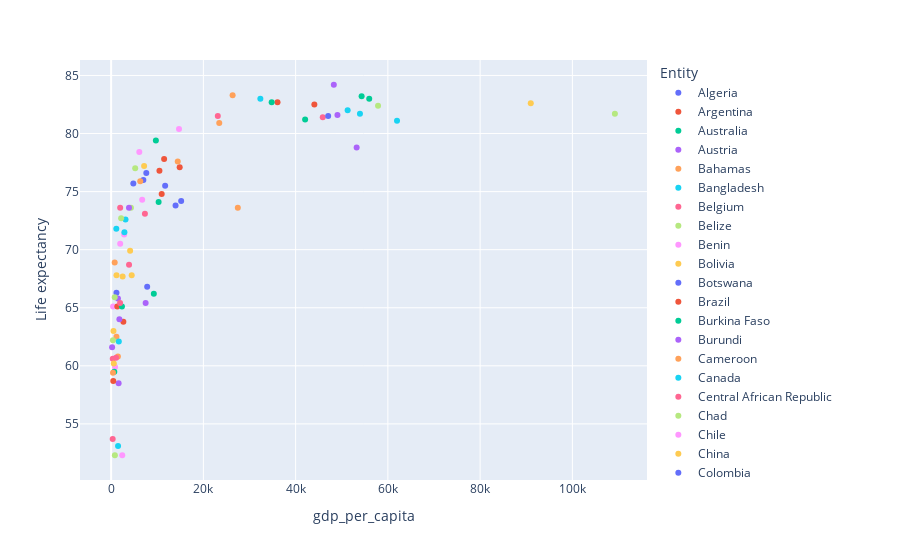

Notebook code cell kept with this figure:
### Code cell
# Simple scatter plot
px.scatter(gdp_pop_le.query("Year == 2017"), x = "gdp_per_capita", y = "Life expectancy", color = "Entity")

### Figure 1 — Plotly figure (JSON) as saved in the notebook; plotly's stock layout.template omitted (floating-point values rounded to 4 significant figures)
{"data": [{"hovertemplate": "Entity=Algeria<br>gdp_per_capita=%{x}<br>Life expectancy=%{y}<extra></extra>", "legendgroup": "Algeria", "marker": {"color": "#636efa", "symbol": "circle"}, "mode": "markers", "name": "Algeria", "orientation": "v", "showlegend": true, "type": "scatter", "x": [4817.0], "xaxis": "x", "y": [75.7], "yaxis": "y"}, {"hovertemplate": "Entity=Argentina<br>gdp_per_capita=%{x}<br>Life expectancy=%{y}<extra></extra>", "legendgroup": "Argentina", "marker": {"color": "#EF553B", "symbol": "circle"}, "mode": "markers", "name": "Argentina", "orientation": "v", "showlegend": true, "type": "scatter", "x": [10480.0], "xaxis": "x", "y": [76.8], "yaxis": "y"}, {"hovertemplate": "Entity=Australia<br>gdp_per_capita=%{x}<br>Life expectancy=%{y}<extra></extra>", "legendgroup": "Australia", "marker": {"color": "#00cc96", "symbol": "circle"}, "mode": "markers", "name": "Australia", "orientation": "v", "showlegend": true, "type": "scatter", "x": [55960.0], "xaxis": "x", "y": [83], "yaxis": "y"}, {"hovertemplate": "Entity=Austria<br>gdp_per_capita=%{x}<br>Life expectancy=%{y}<extra></extra>", "legendgroup": "Austria", "marker": {"color": "#ab63fa", "symbol": "circle"}, "mode": "markers", "name": "Austria", "orientation": "v", "showlegend": true, "type": "scatter", "x": [49070.0], "xaxis": "x", "y": [81.6], "yaxis": "y"}, {"hovertemplate": "Entity=Bahamas<br>gdp_per_capita=%{x}<br>Life expectancy=%{y}<extra></extra>", "legendgroup": "Bahamas", "marker": {"color": "#FFA15A", "symbol": "circle"}, "mode": "markers", "name": "Bahamas", "orientation": "v", "showlegend": true, "type": "scatter", "x": [27470.0], "xaxis": "x", "y": [73.6], "yaxis": "y"}, {"hovertemplate": "Entity=Bangladesh<br>gdp_per_capita=%{x}<br>Life expectancy=%{y}<extra></extra>", "legendgroup": "Bangladesh", "marker": {"color": "#19d3f3", "symbol": "circle"}, "mode": "markers", "name": "Bangladesh", "orientation": "v", "showlegend": true, "type": "scatter", "x": [1127.0], "xaxis": "x", "y": [71.8], "yaxis": "y"}, {"hovertemplate": "Entity=Belgium<br>gdp_per_capita=%{x}<br>Life expectancy=%{y}<extra></extra>", "legendgroup": "Belgium", "marker": {"color": "#FF6692", "symbol": "circle"}, "mode": "markers", "name": "Belgium", "orientation": "v", "showlegend": true, "type": "scatter", "x": [45890.0], "xaxis": "x", "y": [81.4], "yaxis": "y"}, {"hovertemplate": "Entity=Belize<br>gdp_per_capita=%{x}<br>Life expectancy=%{y}<extra></extra>", "legendgroup": "Belize", "marker": {"color": "#B6E880", "symbol": "circle"}, "mode": "markers", "name": "Belize", "orientation": "v", "showlegend": true, "type": "scatter", "x": [4300.0], "xaxis": "x", "y": [73.6], "yaxis": "y"}, {"hovertemplate": "Entity=Benin<br>gdp_per_capita=%{x}<br>Life expectancy=%{y}<extra></extra>", "legendgroup": "Benin", "marker": {"color": "#FF97FF", "symbol": "circle"}, "mode": "markers", "name": "Benin", "orientation": "v", "showlegend": true, "type": "scatter", "x": [860.0], "xaxis": "x", "y": [59.9], "yaxis": "y"}, {"hovertemplate": "Entity=Bolivia<br>gdp_per_capita=%{x}<br>Life expectancy=%{y}<extra></extra>", "legendgroup": "Bolivia", "marker": {"color": "#FECB52", "symbol": "circle"}, "mode": "markers", "name": "Bolivia", "orientation": "v", "showlegend": true, "type": "scatter", "x": [2491.0], "xaxis": "x", "y": [67.7], "yaxis": "y"}, {"hovertemplate": "Entity=Botswana<br>gdp_per_capita=%{x}<br>Life expectancy=%{y}<extra></extra>", "legendgroup": "Botswana", "marker": {"color": "#636efa", "symbol": "circle"}, "mode": "markers", "name": "Botswana", "orientation": "v", "showlegend": true, "type": "scatter", "x": [7819.0], "xaxis": "x", "y": [66.8], "yaxis": "y"}, {"hovertemplate": "Entity=Brazil<br>gdp_per_capita=%{x}<br>Life expectancy=%{y}<extra></extra>", "legendgroup": "Brazil", "marker": {"color": "#EF553B", "symbol": "circle"}, "mode": "markers", "name": "Brazil", "orientation": "v", "showlegend": true, "type": "scatter", "x": [10970.0], "xaxis": "x", "y": [74.8], "yaxis": "y"}, {"hovertemplate": "Entity=Burkina Faso<br>gdp_per_capita=%{x}<br>Life expectancy=%{y}<extra></extra>", "legendgroup": "Burkina Faso", "marker": {"color": "#00cc96", "symbol": "circle"}, "mode": "markers", "name": "Burkina Faso", "orientation": "v", "showlegend": true, "type": "scatter", "x": [688.5], "xaxis": "x", "y": [59.5], "yaxis": "y"}, {"hovertemplate": "Entity=Burundi<br>gdp_per_capita=%{x}<br>Life expectancy=%{y}<extra></extra>", "legendgroup": "Burundi", "marker": {"color": "#ab63fa", "symbol": "circle"}, "mode": "markers", "name": "Burundi", "orientation": "v", "showlegend": true, "type": "scatter", "x": [213.3], "xaxis": "x", "y": [61.6], "yaxis": "y"}, {"hovertemplate": "Entity=Cameroon<br>gdp_per_capita=%{x}<br>Life expectancy=%{y}<extra></extra>", "legendgroup": "Cameroon", "marker": {"color": "#FFA15A", "symbol": "circle"}, "mode": "markers", "name": "Cameroon", "orientation": "v", "showlegend": true, "type": "scatter", "x": [1472.0], "xaxis": "x", "y": [60.8], "yaxis": "y"}, {"hovertemplate": "Entity=Canada<br>gdp_per_capita=%{x}<br>Life expectancy=%{y}<extra></extra>", "legendgroup": "Canada", "marker": {"color": "#19d3f3", "symbol": "circle"}, "mode": "markers", "name": "Canada", "orientation": "v", "showlegend": true, "type": "scatter", "x": [51280.0], "xaxis": "x", "y": [82], "yaxis": "y"}, {"hovertemplate": "Entity=Central African Republic<br>gdp_per_capita=%{x}<br>Life expectancy=%{y}<extra></extra>", "legendgroup": "Central African Republic", "marker": {"color": "#FF6692", "symbol": "circle"}, "mode": "markers", "name": "Central African Republic", "orientation": "v", "showlegend": true, "type": "scatter", "x": [339.6], "xaxis": "x", "y": [53.7], "yaxis": "y"}, {"hovertemplate": "Entity=Chad<br>gdp_per_capita=%{x}<br>Life expectancy=%{y}<extra></extra>", "legendgroup": "Chad", "marker": {"color": "#B6E880", "symbol": "circle"}, "mode": "markers", "name": "Chad", "orientation": "v", "showlegend": true, "type": "scatter", "x": [817.0], "xaxis": "x", "y": [52.3], "yaxis": "y"}, {"hovertemplate": "Entity=Chile<br>gdp_per_capita=%{x}<br>Life expectancy=%{y}<extra></extra>", "legendgroup": "Chile", "marker": {"color": "#FF97FF", "symbol": "circle"}, "mode": "markers", "name": "Chile", "orientation": "v", "showlegend": true, "type": "scatter", "x": [14720.0], "xaxis": "x", "y": [80.4], "yaxis": "y"}, {"hovertemplate": "Entity=China<br>gdp_per_capita=%{x}<br>Life expectancy=%{y}<extra></extra>", "legendgroup": "China", "marker": {"color": "#FECB52", "symbol": "circle"}, "mode": "markers", "name": "China", "orientation": "v", "showlegend": true, "type": "scatter", "x": [7150.0], "xaxis": "x", "y": [77.2], "yaxis": "y"}, {"hovertemplate": "Entity=Colombia<br>gdp_per_capita=%{x}<br>Life expectancy=%{y}<extra></extra>", "legendgroup": "Colombia", "marker": {"color": "#636efa", "symbol": "circle"}, "mode": "markers", "name": "Colombia", "orientation": "v", "showlegend": true, "type": "scatter", "x": [7625.0], "xaxis": "x", "y": [76.6], "yaxis": "y"}, {"hovertemplate": "Entity=Congo<br>gdp_per_capita=%{x}<br>Life expectancy=%{y}<extra></extra>", "legendgroup": "Congo", "marker": {"color": "#EF553B", "symbol": "circle"}, "mode": "markers", "name": "Congo", "orientation": "v", "showlegend": true, "type": "scatter", "x": [2652.0], "xaxis": "x", "y": [63.8], "yaxis": "y"}, {"hovertemplate": "Entity=Costa Rica<br>gdp_per_capita=%{x}<br>Life expectancy=%{y}<extra></extra>", "legendgroup": "Costa Rica", "marker": {"color": "#00cc96", "symbol": "circle"}, "mode": "markers", "name": "Costa Rica", "orientation": "v", "showlegend": true, "type": "scatter", "x": [9704.0], "xaxis": "x", "y": [79.4], "yaxis": "y"}, {"hovertemplate": "Entity=Cote d'Ivoire<br>gdp_per_capita=%{x}<br>Life expectancy=%{y}<extra></extra>", "legendgroup": "Cote d'Ivoire", "marker": {"color": "#ab63fa", "symbol": "circle"}, "mode": "markers", "name": "Cote d'Ivoire", "orientation": "v", "showlegend": true, "type": "scatter", "x": [1623.0], "xaxis": "x", "y": [58.5], "yaxis": "y"}, {"hovertemplate": "Entity=Democratic Republic of Congo<br>gdp_per_capita=%{x}<br>Life expectancy=%{y}<extra></extra>", "legendgroup": "Democratic Republic of Congo", "marker": {"color": "#FFA15A", "symbol": "circle"}, "mode": "markers", "name": "Democratic Republic of Congo", "orientation": "v", "showlegend": true, "type": "scatter", "x": [408.8], "xaxis": "x", "y": [59.4], "yaxis": "y"}, {"hovertemplate": "Entity=Denmark<br>gdp_per_capita=%{x}<br>Life expectancy=%{y}<extra></extra>", "legendgroup": "Denmark", "marker": {"color": "#19d3f3", "symbol": "circle"}, "mode": "markers", "name": "Denmark", "orientation": "v", "showlegend": true, "type": "scatter", "x": [61990.0], "xaxis": "x", "y": [81.1], "yaxis": "y"}, {"hovertemplate": "Entity=Dominican Republic<br>gdp_per_capita=%{x}<br>Life expectancy=%{y}<extra></extra>", "legendgroup": "Dominican Republic", "marker": {"color": "#FF6692", "symbol": "circle"}, "mode": "markers", "name": "Dominican Republic", "orientation": "v", "showlegend": true, "type": "scatter", "x": [7326.0], "xaxis": "x", "y": [73.1], "yaxis": "y"}, {"hovertemplate": "Entity=Ecuador<br>gdp_per_capita=%{x}<br>Life expectancy=%{y}<extra></extra>", "legendgroup": "Ecuador", "marker": {"color": "#B6E880", "symbol": "circle"}, "mode": "markers", "name": "Ecuador", "orientation": "v", "showlegend": true, "type": "scatter", "x": [5219.0], "xaxis": "x", "y": [77], "yaxis": "y"}, {"hovertemplate": "Entity=Egypt<br>gdp_per_capita=%{x}<br>Life expectancy=%{y}<extra></extra>", "legendgroup": "Egypt", "marker": {"color": "#FF97FF", "symbol": "circle"}, "mode": "markers", "name": "Egypt", "orientation": "v", "showlegend": true, "type": "scatter", "x": [2817.0], "xaxis": "x", "y": [71.3], "yaxis": "y"}, {"hovertemplate": "Entity=Fiji<br>gdp_per_capita=%{x}<br>Life expectancy=%{y}<extra></extra>", "legendgroup": "Fiji", "marker": {"color": "#FECB52", "symbol": "circle"}, "mode": "markers", "name": "Fiji", "orientation": "v", "showlegend": true, "type": "scatter", "x": [4463.0], "xaxis": "x", "y": [67.8], "yaxis": "y"}, {"hovertemplate": "Entity=Finland<br>gdp_per_capita=%{x}<br>Life expectancy=%{y}<extra></extra>", "legendgroup": "Finland", "marker": {"color": "#636efa", "symbol": "circle"}, "mode": "markers", "name": "Finland", "orientation": "v", "showlegend": true, "type": "scatter", "x": [47060.0], "xaxis": "x", "y": [81.5], "yaxis": "y"}, {"hovertemplate": "Entity=France<br>gdp_per_capita=%{x}<br>Life expectancy=%{y}<extra></extra>", "legendgroup": "France", "marker": {"color": "#EF553B", "symbol": "circle"}, "mode": "markers", "name": "France", "orientation": "v", "showlegend": true, "type": "scatter", "x": [44060.0], "xaxis": "x", "y": [82.5], "yaxis": "y"}, {"hovertemplate": "Entity=Gabon<br>gdp_per_capita=%{x}<br>Life expectancy=%{y}<extra></extra>", "legendgroup": "Gabon", "marker": {"color": "#00cc96", "symbol": "circle"}, "mode": "markers", "name": "Gabon", "orientation": "v", "showlegend": true, "type": "scatter", "x": [9260.0], "xaxis": "x", "y": [66.2], "yaxis": "y"}, {"hovertemplate": "Entity=Ghana<br>gdp_per_capita=%{x}<br>Life expectancy=%{y}<extra></extra>", "legendgroup": "Ghana", "marker": {"color": "#ab63fa", "symbol": "circle"}, "mode": "markers", "name": "Ghana", "orientation": "v", "showlegend": true, "type": "scatter", "x": [1796.0], "xaxis": "x", "y": [64], "yaxis": "y"}, {"hovertemplate": "Entity=Greece<br>gdp_per_capita=%{x}<br>Life expectancy=%{y}<extra></extra>", "legendgroup": "Greece", "marker": {"color": "#FFA15A", "symbol": "circle"}, "mode": "markers", "name": "Greece", "orientation": "v", "showlegend": true, "type": "scatter", "x": [23440.0], "xaxis": "x", "y": [80.9], "yaxis": "y"}, {"hovertemplate": "Entity=Guatemala<br>gdp_per_capita=%{x}<br>Life expectancy=%{y}<extra></extra>", "legendgroup": "Guatemala", "marker": {"color": "#19d3f3", "symbol": "circle"}, "mode": "markers", "name": "Guatemala", "orientation": "v", "showlegend": true, "type": "scatter", "x": [3124.0], "xaxis": "x", "y": [72.6], "yaxis": "y"}, {"hovertemplate": "Entity=Guyana<br>gdp_per_capita=%{x}<br>Life expectancy=%{y}<extra></extra>", "legendgroup": "Guyana", "marker": {"color": "#FF6692", "symbol": "circle"}, "mode": "markers", "name": "Guyana", "orientation": "v", "showlegend": true, "type": "scatter", "x": [3886.0], "xaxis": "x", "y": [68.7], "yaxis": "y"}, {"hovertemplate": "Entity=Honduras<br>gdp_per_capita=%{x}<br>Life expectancy=%{y}<extra></extra>", "legendgroup": "Honduras", "marker": {"color": "#B6E880", "symbol": "circle"}, "mode": "markers", "name": "Honduras", "orientation": "v", "showlegend": true, "type": "scatter", "x": [2172.0], "xaxis": "x", "y": [72.7], "yaxis": "y"}, {"hovertemplate": "Entity=India<br>gdp_per_capita=%{x}<br>Life expectancy=%{y}<extra></extra>", "legendgroup": "India", "marker": {"color": "#FF97FF", "symbol": "circle"}, "mode": "markers", "name": "India", "orientation": "v", "showlegend": true, "type": "scatter", "x": [1964.0], "xaxis": "x", "y": [70.5], "yaxis": "y"}, {"hovertemplate": "Entity=Indonesia<br>gdp_per_capita=%{x}<br>Life expectancy=%{y}<extra></extra>", "legendgroup": "Indonesia", "marker": {"color": "#FECB52", "symbol": "circle"}, "mode": "markers", "name": "Indonesia", "orientation": "v", "showlegend": true, "type": "scatter", "x": [4120.0], "xaxis": "x", "y": [69.9], "yaxis": "y"}, {"hovertemplate": "Entity=Iran<br>gdp_per_capita=%{x}<br>Life expectancy=%{y}<extra></extra>", "legendgroup": "Iran", "marker": {"color": "#636efa", "symbol": "circle"}, "mode": "markers", "name": "Iran", "orientation": "v", "showlegend": true, "type": "scatter", "x": [6989.0], "xaxis": "x", "y": [76], "yaxis": "y"}, {"hovertemplate": "Entity=Israel<br>gdp_per_capita=%{x}<br>Life expectancy=%{y}<extra></extra>", "legendgroup": "Israel", "marker": {"color": "#EF553B", "symbol": "circle"}, "mode": "markers", "name": "Israel", "orientation": "v", "showlegend": true, "type": "scatter", "x": [36070.0], "xaxis": "x", "y": [82.7], "yaxis": "y"}, {"hovertemplate": "Entity=Italy<br>gdp_per_capita=%{x}<br>Life expectancy=%{y}<extra></extra>", "legendgroup": "Italy", "marker": {"color": "#00cc96", "symbol": "circle"}, "mode": "markers", "name": "Italy", "orientation": "v", "showlegend": true, "type": "scatter", "x": [34810.0], "xaxis": "x", "y": [82.7], "yaxis": "y"}, {"hovertemplate": "Entity=Japan<br>gdp_per_capita=%{x}<br>Life expectancy=%{y}<extra></extra>", "legendgroup": "Japan", "marker": {"color": "#ab63fa", "symbol": "circle"}, "mode": "markers", "name": "Japan", "orientation": "v", "showlegend": true, "type": "scatter", "x": [48280.0], "xaxis": "x", "y": [84.2], "yaxis": "y"}, {"hovertemplate": "Entity=Kenya<br>gdp_per_capita=%{x}<br>Life expectancy=%{y}<extra></extra>", "legendgroup": "Kenya", "marker": {"color": "#FFA15A", "symbol": "circle"}, "mode": "markers", "name": "Kenya", "orientation": "v", "showlegend": true, "type": "scatter", "x": [1157.0], "xaxis": "x", "y": [62.5], "yaxis": "y"}, {"hovertemplate": "Entity=Lesotho<br>gdp_per_capita=%{x}<br>Life expectancy=%{y}<extra></extra>", "legendgroup": "Lesotho", "marker": {"color": "#19d3f3", "symbol": "circle"}, "mode": "markers", "name": "Lesotho", "orientation": "v", "showlegend": true, "type": "scatter", "x": [1504.0], "xaxis": "x", "y": [53.1], "yaxis": "y"}, {"hovertemplate": "Entity=Liberia<br>gdp_per_capita=%{x}<br>Life expectancy=%{y}<extra></extra>", "legendgroup": "Liberia", "marker": {"color": "#FF6692", "symbol": "circle"}, "mode": "markers", "name": "Liberia", "orientation": "v", "showlegend": true, "type": "scatter", "x": [354.5], "xaxis": "x", "y": [60.6], "yaxis": "y"}, {"hovertemplate": "Entity=Luxembourg<br>gdp_per_capita=%{x}<br>Life expectancy=%{y}<extra></extra>", "legendgroup": "Luxembourg", "marker": {"color": "#B6E880", "symbol": "circle"}, "mode": "markers", "name": "Luxembourg", "orientation": "v", "showlegend": true, "type": "scatter", "x": [109200.0], "xaxis": "x", "y": [81.7], "yaxis": "y"}, {"hovertemplate": "Entity=Madagascar<br>gdp_per_capita=%{x}<br>Life expectancy=%{y}<extra></extra>", "legendgroup": "Madagascar", "marker": {"color": "#FF97FF", "symbol": "circle"}, "mode": "markers", "name": "Madagascar", "orientation": "v", "showlegend": true, "type": "scatter", "x": [421.9], "xaxis": "x", "y": [65.1], "yaxis": "y"}, {"hovertemplate": "Entity=Malawi<br>gdp_per_capita=%{x}<br>Life expectancy=%{y}<extra></extra>", "legendgroup": "Malawi", "marker": {"color": "#FECB52", "symbol": "circle"}, "mode": "markers", "name": "Malawi", "orientation": "v", "showlegend": true, "type": "scatter", "x": [512.7], "xaxis": "x", "y": [63], "yaxis": "y"}, {"hovertemplate": "Entity=Malaysia<br>gdp_per_capita=%{x}<br>Life expectancy=%{y}<extra></extra>", "legendgroup": "Malaysia", "marker": {"color": "#636efa", "symbol": "circle"}, "mode": "markers", "name": "Malaysia", "orientation": "v", "showlegend": true, "type": "scatter", "x": [11710.0], "xaxis": "x", "y": [75.5], "yaxis": "y"}, {"hovertemplate": "Entity=Mauritania<br>gdp_per_capita=%{x}<br>Life expectancy=%{y}<extra></extra>", "legendgroup": "Mauritania", "marker": {"color": "#EF553B", "symbol": "circle"}, "mode": "markers", "name": "Mauritania", "orientation": "v", "showlegend": true, "type": "scatter", "x": [1347.0], "xaxis": "x", "y": [65.1], "yaxis": "y"}, {"hovertemplate": "Entity=Mexico<br>gdp_per_capita=%{x}<br>Life expectancy=%{y}<extra></extra>", "legendgroup": "Mexico", "marker": {"color": "#00cc96", "symbol": "circle"}, "mode": "markers", "name": "Mexico", "orientation": "v", "showlegend": true, "type": "scatter", "x": [10300.0], "xaxis": "x", "y": [74.1], "yaxis": "y"}, {"hovertemplate": "Entity=Myanmar<br>gdp_per_capita=%{x}<br>Life expectancy=%{y}<extra></extra>", "legendgroup": "Myanmar", "marker": {"color": "#ab63fa", "symbol": "circle"}, "mode": "markers", "name": "Myanmar", "orientation": "v", "showlegend": true, "type": "scatter", "x": [1484.0], "xaxis": "x", "y": [65.8], "yaxis": "y"}, {"hovertemplate": "Entity=Nepal<br>gdp_per_capita=%{x}<br>Life expectancy=%{y}<extra></extra>", "legendgroup": "Nepal", "marker": {"color": "#FFA15A", "symbol": "circle"}, "mode": "markers", "name": "Nepal", "orientation": "v", "showlegend": true, "type": "scatter", "x": [772.5], "xaxis": "x", "y": [68.9], "yaxis": "y"}, {"hovertemplate": "Entity=Netherlands<br>gdp_per_capita=%{x}<br>Life expectancy=%{y}<extra></extra>", "legendgroup": "Netherlands", "marker": {"color": "#19d3f3", "symbol": "circle"}, "mode": "markers", "name": "Netherlands", "orientation": "v", "showlegend": true, "type": "scatter", "x": [53950.0], "xaxis": "x", "y": [81.7], "yaxis": "y"}, {"hovertemplate": "Entity=Nicaragua<br>gdp_per_capita=%{x}<br>Life expectancy=%{y}<extra></extra>", "legendgroup": "Nicaragua", "marker": {"color": "#FF6692", "symbol": "circle"}, "mode": "markers", "name": "Nicaragua", "orientation": "v", "showlegend": true, "type": "scatter", "x": [1963.0], "xaxis": "x", "y": [73.6], "yaxis": "y"}, {"hovertemplate": "Entity=Niger<br>gdp_per_capita=%{x}<br>Life expectancy=%{y}<extra></extra>", "legendgroup": "Niger", "marker": {"color": "#B6E880", "symbol": "circle"}, "mode": "markers", "name": "Niger", "orientation": "v", "showlegend": true, "type": "scatter", "x": [393.7], "xaxis": "x", "y": [62.2], "yaxis": "y"}, {"hovertemplate": "Entity=Nigeria<br>gdp_per_capita=%{x}<br>Life expectancy=%{y}<extra></extra>", "legendgroup": "Nigeria", "marker": {"color": "#FF97FF", "symbol": "circle"}, "mode": "markers", "name": "Nigeria", "orientation": "v", "showlegend": true, "type": "scatter", "x": [2413.0], "xaxis": "x", "y": [52.3], "yaxis": "y"}, {"hovertemplate": "Entity=Norway<br>gdp_per_capita=%{x}<br>Life expectancy=%{y}<extra></extra>", "legendgroup": "Norway", "marker": {"color": "#FECB52", "symbol": "circle"}, "mode": "markers", "name": "Norway", "orientation": "v", "showlegend": true, "type": "scatter", "x": [90980.0], "xaxis": "x", "y": [82.6], "yaxis": "y"}, {"hovertemplate": "Entity=Pakistan<br>gdp_per_capita=%{x}<br>Life expectancy=%{y}<extra></extra>", "legendgroup": "Pakistan", "marker": {"color": "#636efa", "symbol": "circle"}, "mode": "markers", "name": "Pakistan", "orientation": "v", "showlegend": true, "type": "scatter", "x": [1158.0], "xaxis": "x", "y": [66.3], "yaxis": "y"}, {"hovertemplate": "Entity=Panama<br>gdp_per_capita=%{x}<br>Life expectancy=%{y}<extra></extra>", "legendgroup": "Panama", "marker": {"color": "#EF553B", "symbol": "circle"}, "mode": "markers", "name": "Panama", "orientation": "v", "showlegend": true, "type": "scatter", "x": [11490.0], "xaxis": "x", "y": [77.8], "yaxis": "y"}, {"hovertemplate": "Entity=Papua New Guinea<br>gdp_per_capita=%{x}<br>Life expectancy=%{y}<extra></extra>", "legendgroup": "Papua New Guinea", "marker": {"color": "#00cc96", "symbol": "circle"}, "mode": "markers", "name": "Papua New Guinea", "orientation": "v", "showlegend": true, "type": "scatter", "x": [2348.0], "xaxis": "x", "y": [65.1], "yaxis": "y"}, {"hovertemplate": "Entity=Paraguay<br>gdp_per_capita=%{x}<br>Life expectancy=%{y}<extra></extra>", "legendgroup": "Paraguay", "marker": {"color": "#ab63fa", "symbol": "circle"}, "mode": "markers", "name": "Paraguay", "orientation": "v", "showlegend": true, "type": "scatter", "x": [3874.0], "xaxis": "x", "y": [73.6], "yaxis": "y"}, {"hovertemplate": "Entity=Peru<br>gdp_per_capita=%{x}<br>Life expectancy=%{y}<extra></extra>", "legendgroup": "Peru", "marker": {"color": "#FFA15A", "symbol": "circle"}, "mode": "markers", "name": "Peru", "orientation": "v", "showlegend": true, "type": "scatter", "x": [6314.0], "xaxis": "x", "y": [75.9], "yaxis": "y"}, {"hovertemplate": "Entity=Philippines<br>gdp_per_capita=%{x}<br>Life expectancy=%{y}<extra></extra>", "legendgroup": "Philippines", "marker": {"color": "#19d3f3", "symbol": "circle"}, "mode": "markers", "name": "Philippines", "orientation": "v", "showlegend": true, "type": "scatter", "x": [2884.0], "xaxis": "x", "y": [71.5], "yaxis": "y"}, {"hovertemplate": "Entity=Portugal<br>gdp_per_capita=%{x}<br>Life expectancy=%{y}<extra></extra>", "legendgroup": "Portugal", "marker": {"color": "#FF6692", "symbol": "circle"}, "mode": "markers", "name": "Portugal", "orientation": "v", "showlegend": true, "type": "scatter", "x": [23130.0], "xaxis": "x", "y": [81.5], "yaxis": "y"}, {"hovertemplate": "Entity=Rwanda<br>gdp_per_capita=%{x}<br>Life expectancy=%{y}<extra></extra>", "legendgroup": "Rwanda", "marker": {"color": "#B6E880", "symbol": "circle"}, "mode": "markers", "name": "Rwanda", "orientation": "v", "showlegend": true, "type": "scatter", "x": [779.7], "xaxis": "x", "y": [65.9], "yaxis": "y"}, {"hovertemplate": "Entity=Saint Vincent and the Grenadines<br>gdp_per_capita=%{x}<br>Life expectancy=%{y}<extra></extra>", "legendgroup": "Saint Vincent and the Grenadines", "marker": {"color": "#FF97FF", "symbol": "circle"}, "mode": "markers", "name": "Saint Vincent and the Grenadines", "orientation": "v", "showlegend": true, "type": "scatter", "x": [6736.0], "xaxis": "x", "y": [74.3], "yaxis": "y"}, {"hovertemplate": "Entity=Senegal<br>gdp_per_capita=%{x}<br>Life expectancy=%{y}<extra></extra>", "legendgroup": "Senegal", "marker": {"color": "#FECB52", "symbol": "circle"}, "mode": "markers", "name": "Senegal", "orientation": "v", "showlegend": true, "type": "scatter", "x": [1166.0], "xaxis": "x", "y": [67.8], "yaxis": "y"}, {"hovertemplate": "Entity=Seychelles<br>gdp_per_capita=%{x}<br>Life expectancy=%{y}<extra></extra>", "legendgroup": "Seychelles", "marker": {"color": "#636efa", "symbol": "circle"}, "mode": "markers", "name": "Seychelles", "orientation": "v", "showlegend": true, "type": "scatter", "x": [13970.0], "xaxis": "x", "y": [73.8], "yaxis": "y"}, {"hovertemplate": "Entity=Sierra Leone<br>gdp_per_capita=%{x}<br>Life expectancy=%{y}<extra></extra>", "legendgroup": "Sierra Leone", "marker": {"color": "#EF553B", "symbol": "circle"}, "mode": "markers", "name": "Sierra Leone", "orientation": "v", "showlegend": true, "type": "scatter", "x": [466.7], "xaxis": "x", "y": [58.7], "yaxis": "y"}, {"hovertemplate": "Entity=Singapore<br>gdp_per_capita=%{x}<br>Life expectancy=%{y}<extra></extra>", "legendgroup": "Singapore", "marker": {"color": "#00cc96", "symbol": "circle"}, "mode": "markers", "name": "Singapore", "orientation": "v", "showlegend": true, "type": "scatter", "x": [54310.0], "xaxis": "x", "y": [83.2], "yaxis": "y"}, {"hovertemplate": "Entity=South Africa<br>gdp_per_capita=%{x}<br>Life expectancy=%{y}<extra></extra>", "legendgroup": "South Africa", "marker": {"color": "#ab63fa", "symbol": "circle"}, "mode": "markers", "name": "South Africa", "orientation": "v", "showlegend": true, "type": "scatter", "x": [7486.0], "xaxis": "x", "y": [65.4], "yaxis": "y"}, {"hovertemplate": "Entity=South Korea<br>gdp_per_capita=%{x}<br>Life expectancy=%{y}<extra></extra>", "legendgroup": "South Korea", "marker": {"color": "#FFA15A", "symbol": "circle"}, "mode": "markers", "name": "South Korea", "orientation": "v", "showlegend": true, "type": "scatter", "x": [26340.0], "xaxis": "x", "y": [83.3], "yaxis": "y"}, {"hovertemplate": "Entity=Spain<br>gdp_per_capita=%{x}<br>Life expectancy=%{y}<extra></extra>", "legendgroup": "Spain", "marker": {"color": "#19d3f3", "symbol": "circle"}, "mode": "markers", "name": "Spain", "orientation": "v", "showlegend": true, "type": "scatter", "x": [32350.0], "xaxis": "x", "y": [83], "yaxis": "y"}, {"hovertemplate": "Entity=Sudan<br>gdp_per_capita=%{x}<br>Life expectancy=%{y}<extra></extra>", "legendgroup": "Sudan", "marker": {"color": "#FF6692", "symbol": "circle"}, "mode": "markers", "name": "Sudan", "orientation": "v", "showlegend": true, "type": "scatter", "x": [1946.0], "xaxis": "x", "y": [65.4], "yaxis": "y"}, {"hovertemplate": "Entity=Sweden<br>gdp_per_capita=%{x}<br>Life expectancy=%{y}<extra></extra>", "legendgroup": "Sweden", "marker": {"color": "#B6E880", "symbol": "circle"}, "mode": "markers", "name": "Sweden", "orientation": "v", "showlegend": true, "type": "scatter", "x": [57870.0], "xaxis": "x", "y": [82.4], "yaxis": "y"}, {"hovertemplate": "Entity=Thailand<br>gdp_per_capita=%{x}<br>Life expectancy=%{y}<extra></extra>", "legendgroup": "Thailand", "marker": {"color": "#FF97FF", "symbol": "circle"}, "mode": "markers", "name": "Thailand", "orientation": "v", "showlegend": true, "type": "scatter", "x": [6110.0], "xaxis": "x", "y": [78.4], "yaxis": "y"}, {"hovertemplate": "Entity=Togo<br>gdp_per_capita=%{x}<br>Life expectancy=%{y}<extra></extra>", "legendgroup": "Togo", "marker": {"color": "#FECB52", "symbol": "circle"}, "mode": "markers", "name": "Togo", "orientation": "v", "showlegend": true, "type": "scatter", "x": [584.9], "xaxis": "x", "y": [60.2], "yaxis": "y"}, {"hovertemplate": "Entity=Trinidad and Tobago<br>gdp_per_capita=%{x}<br>Life expectancy=%{y}<extra></extra>", "legendgroup": "Trinidad and Tobago", "marker": {"color": "#636efa", "symbol": "circle"}, "mode": "markers", "name": "Trinidad and Tobago", "orientation": "v", "showlegend": true, "type": "scatter", "x": [15190.0], "xaxis": "x", "y": [74.2], "yaxis": "y"}, {"hovertemplate": "Entity=Turkey<br>gdp_per_capita=%{x}<br>Life expectancy=%{y}<extra></extra>", "legendgroup": "Turkey", "marker": {"color": "#EF553B", "symbol": "circle"}, "mode": "markers", "name": "Turkey", "orientation": "v", "showlegend": true, "type": "scatter", "x": [14860.0], "xaxis": "x", "y": [77.1], "yaxis": "y"}, {"hovertemplate": "Entity=United Kingdom<br>gdp_per_capita=%{x}<br>Life expectancy=%{y}<extra></extra>", "legendgroup": "United Kingdom", "marker": {"color": "#00cc96", "symbol": "circle"}, "mode": "markers", "name": "United Kingdom", "orientation": "v", "showlegend": true, "type": "scatter", "x": [42070.0], "xaxis": "x", "y": [81.2], "yaxis": "y"}, {"hovertemplate": "Entity=United States<br>gdp_per_capita=%{x}<br>Life expectancy=%{y}<extra></extra>", "legendgroup": "United States", "marker": {"color": "#ab63fa", "symbol": "circle"}, "mode": "markers", "name": "United States", "orientation": "v", "showlegend": true, "type": "scatter", "x": [53230.0], "xaxis": "x", "y": [78.8], "yaxis": "y"}, {"hovertemplate": "Entity=Uruguay<br>gdp_per_capita=%{x}<br>Life expectancy=%{y}<extra></extra>", "legendgroup": "Uruguay", "marker": {"color": "#FFA15A", "symbol": "circle"}, "mode": "markers", "name": "Uruguay", "orientation": "v", "showlegend": true, "type": "scatter", "x": [14450.0], "xaxis": "x", "y": [77.6], "yaxis": "y"}, {"hovertemplate": "Entity=Zambia<br>gdp_per_capita=%{x}<br>Life expectancy=%{y}<extra></extra>", "legendgroup": "Zambia", "marker": {"color": "#19d3f3", "symbol": "circle"}, "mode": "markers", "name": "Zambia", "orientation": "v", "showlegend": true, "type": "scatter", "x": [1670.0], "xaxis": "x", "y": [62.1], "yaxis": "y"}, {"hovertemplate": "Entity=Zimbabwe<br>gdp_per_capita=%{x}<br>Life expectancy=%{y}<extra></extra>", "legendgroup": "Zimbabwe", "marker": {"color": "#FF6692", "symbol": "circle"}, "mode": "markers", "name": "Zimbabwe", "orientation": "v", "showlegend": true, "type": "scatter", "x": [1077.0], "xaxis": "x", "y": [60.7], "yaxis": "y"}], "layout": {"legend": {"title": {"text": "Entity"}, "tracegroupgap": 0}, "margin": {"t": 60}, "xaxis": {"anchor": "y", "domain": [0, 1], "title": {"text": "gdp_per_capita"}}, "yaxis": {"anchor": "x", "domain": [0, 1], "title": {"text": "Life expectancy"}}}}
